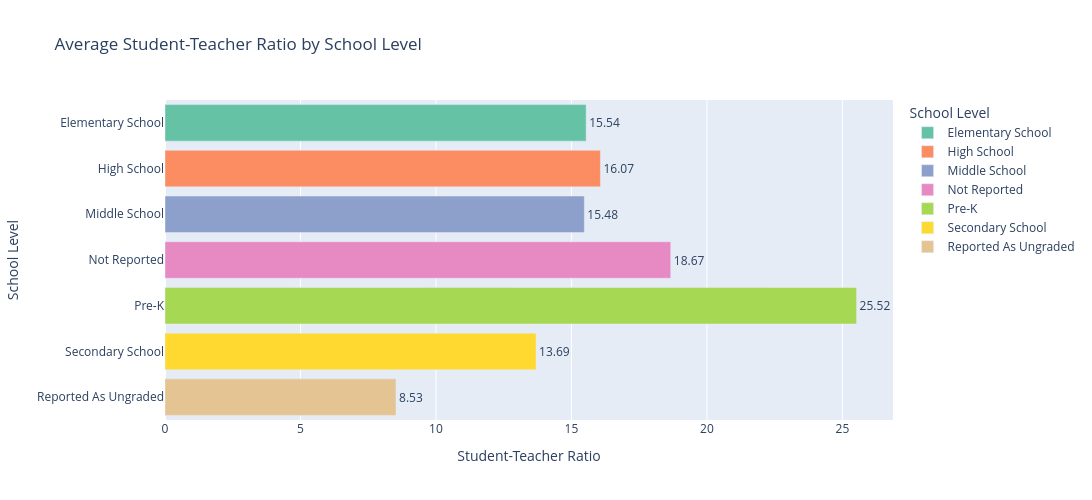

Notebook code cell kept with this figure:
### Code cell
#horizental bar plot Average Student-Teacher Ratio by School Level

fig = px.bar(
    average_ratios_type,
    y='SCHOOL_LEVEL',  
    x='STUDENT_TEACHER_RATIO',  
    title='Average Student-Teacher Ratio by School Level',
    labels={'SCHOOL_LEVEL': 'School Level', 'STUDENT_TEACHER_RATIO': 'Average Student-Teacher Ratio'},
    color='SCHOOL_LEVEL',  
    color_discrete_sequence=px.colors.qualitative.Set2,
    text='STUDENT_TEACHER_RATIO')
fig.update_traces(
    texttemplate='%{text:.2f}',  
    textposition='outside', )

fig.update_layout(
    xaxis_title="Student-Teacher Ratio",
    yaxis_title="School Level",
    width=1100,
    height=500
)

fig.show()

### Figure 1 — Plotly figure (JSON) as saved in the notebook; plotly's stock layout.template omitted (floating-point values rounded to 4 significant figures)
{"data": [{"alignmentgroup": "True", "hovertemplate": "School Level=%{y}<br>Average Student-Teacher Ratio=%{text}<extra></extra>", "legendgroup": "Elementary School", "marker": {"color": "rgb(102,194,165)", "pattern": {"shape": ""}}, "name": "Elementary School", "offsetgroup": "Elementary School", "orientation": "h", "showlegend": true, "text": [15.54], "textposition": "outside", "texttemplate": "%{text:.2f}", "type": "bar", "x": [15.54], "xaxis": "x", "y": ["Elementary School"], "yaxis": "y"}, {"alignmentgroup": "True", "hovertemplate": "School Level=%{y}<br>Average Student-Teacher Ratio=%{text}<extra></extra>", "legendgroup": "High School", "marker": {"color": "rgb(252,141,98)", "pattern": {"shape": ""}}, "name": "High School", "offsetgroup": "High School", "orientation": "h", "showlegend": true, "text": [16.07], "textposition": "outside", "texttemplate": "%{text:.2f}", "type": "bar", "x": [16.07], "xaxis": "x", "y": ["High School"], "yaxis": "y"}, {"alignmentgroup": "True", "hovertemplate": "School Level=%{y}<br>Average Student-Teacher Ratio=%{text}<extra></extra>", "legendgroup": "Middle School", "marker": {"color": "rgb(141,160,203)", "pattern": {"shape": ""}}, "name": "Middle School", "offsetgroup": "Middle School", "orientation": "h", "showlegend": true, "text": [15.48], "textposition": "outside", "texttemplate": "%{text:.2f}", "type": "bar", "x": [15.48], "xaxis": "x", "y": ["Middle School"], "yaxis": "y"}, {"alignmentgroup": "True", "hovertemplate": "School Level=%{y}<br>Average Student-Teacher Ratio=%{text}<extra></extra>", "legendgroup": "Not Reported", "marker": {"color": "rgb(231,138,195)", "pattern": {"shape": ""}}, "name": "Not Reported", "offsetgroup": "Not Reported", "orientation": "h", "showlegend": true, "text": [18.67], "textposition": "outside", "texttemplate": "%{text:.2f}", "type": "bar", "x": [18.67], "xaxis": "x", "y": ["Not Reported"], "yaxis": "y"}, {"alignmentgroup": "True", "hovertemplate": "School Level=%{y}<br>Average Student-Teacher Ratio=%{text}<extra></extra>", "legendgroup": "Pre-K", "marker": {"color": "rgb(166,216,84)", "pattern": {"shape": ""}}, "name": "Pre-K", "offsetgroup": "Pre-K", "orientation": "h", "showlegend": true, "text": [25.52], "textposition": "outside", "texttemplate": "%{text:.2f}", "type": "bar", "x": [25.52], "xaxis": "x", "y": ["Pre-K"], "yaxis": "y"}, {"alignmentgroup": "True", "hovertemplate": "School Level=%{y}<br>Average Student-Teacher Ratio=%{text}<extra></extra>", "legendgroup": "Secondary School", "marker": {"color": "rgb(255,217,47)", "pattern": {"shape": ""}}, "name": "Secondary School", "offsetgroup": "Secondary School", "orientation": "h", "showlegend": true, "text": [13.69], "textposition": "outside", "texttemplate": "%{text:.2f}", "type": "bar", "x": [13.69], "xaxis": "x", "y": ["Secondary School"], "yaxis": "y"}, {"alignmentgroup": "True", "hovertemplate": "School Level=%{y}<br>Average Student-Teacher Ratio=%{text}<extra></extra>", "legendgroup": "Reported As Ungraded", "marker": {"color": "rgb(229,196,148)", "pattern": {"shape": ""}}, "name": "Reported As Ungraded", "offsetgroup": "Reported As Ungraded", "orientation": "h", "showlegend": true, "text": [8.526], "textposition": "outside", "texttemplate": "%{text:.2f}", "type": "bar", "x": [8.526], "xaxis": "x", "y": ["Reported As Ungraded"], "yaxis": "y"}], "layout": {"barmode": "relative", "height": 500, "legend": {"title": {"text": "School Level"}, "tracegroupgap": 0}, "title": {"text": "Average Student-Teacher Ratio by School Level"}, "width": 1100, "xaxis": {"anchor": "y", "autorange": false, "domain": [0, 1], "range": [0, 26.87], "title": {"text": "Student-Teacher Ratio"}, "type": "linear"}, "yaxis": {"anchor": "x", "autorange": true, "categoryarray": ["Reported As Ungraded", "Secondary School", "Pre-K", "Not Reported", "Middle School", "High School", "Elementary School"], "categoryorder": "array", "domain": [0, 1], "range": [-0.5, 6.5], "title": {"text": "School Level"}, "type": "category"}}}
